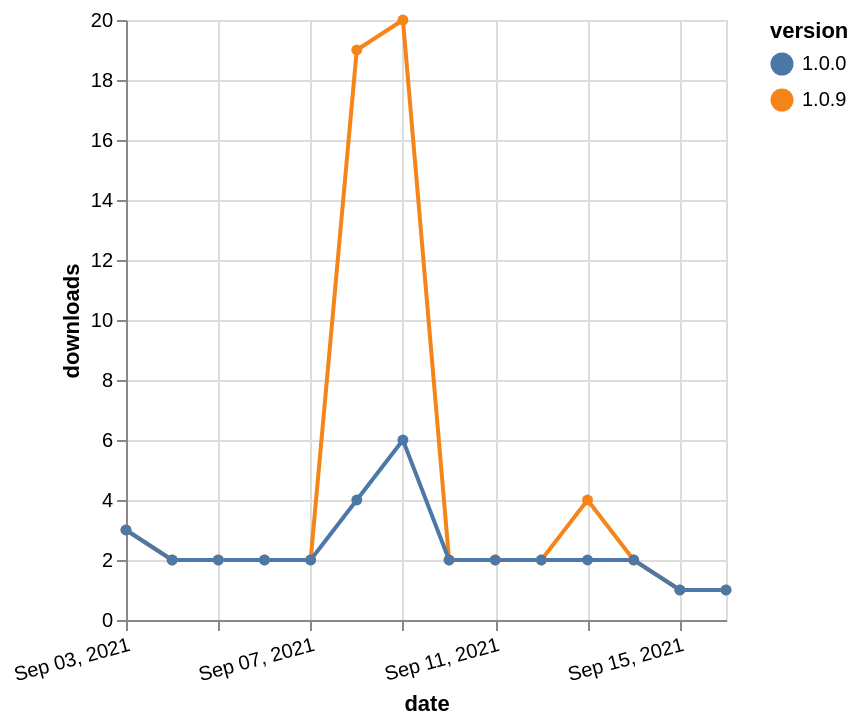

The Vega-Lite source for this figure:
### Vega-Lite specification from a JSON file in a GitHub repository (floating-point values rounded to 4 significant figures)
{"$schema": "https://vega.github.io/schema/vega-lite/v5.json", "description": "A simple bar chart with embedded data.", "data": {"values": [{"date": "2021-09-03", "total": 5022, "delta": 3, "version": "1.0.9"}, {"date": "2021-09-04", "total": 5024, "delta": 2, "version": "1.0.9"}, {"date": "2021-09-05", "total": 5026, "delta": 2, "version": "1.0.9"}, {"date": "2021-09-06", "total": 5028, "delta": 2, "version": "1.0.9"}, {"date": "2021-09-07", "total": 5030, "delta": 2, "version": "1.0.9"}, {"date": "2021-09-08", "total": 5049, "delta": 19, "version": "1.0.9"}, {"date": "2021-09-09", "total": 5069, "delta": 20, "version": "1.0.9"}, {"date": "2021-09-10", "total": 5071, "delta": 2, "version": "1.0.9"}, {"date": "2021-09-11", "total": 5073, "delta": 2, "version": "1.0.9"}, {"date": "2021-09-12", "total": 5075, "delta": 2, "version": "1.0.9"}, {"date": "2021-09-13", "total": 5079, "delta": 4, "version": "1.0.9"}, {"date": "2021-09-14", "total": 5081, "delta": 2, "version": "1.0.9"}, {"date": "2021-09-15", "total": 5082, "delta": 1, "version": "1.0.9"}, {"date": "2021-09-16", "total": 5083, "delta": 1, "version": "1.0.9"}, {"date": "2021-09-03", "total": 3657, "delta": 3, "version": "1.0.0"}, {"date": "2021-09-04", "total": 3659, "delta": 2, "version": "1.0.0"}, {"date": "2021-09-05", "total": 3661, "delta": 2, "version": "1.0.0"}, {"date": "2021-09-06", "total": 3663, "delta": 2, "version": "1.0.0"}, {"date": "2021-09-07", "total": 3665, "delta": 2, "version": "1.0.0"}, {"date": "2021-09-08", "total": 3669, "delta": 4, "version": "1.0.0"}, {"date": "2021-09-09", "total": 3675, "delta": 6, "version": "1.0.0"}, {"date": "2021-09-10", "total": 3677, "delta": 2, "version": "1.0.0"}, {"date": "2021-09-11", "total": 3679, "delta": 2, "version": "1.0.0"}, {"date": "2021-09-12", "total": 3681, "delta": 2, "version": "1.0.0"}, {"date": "2021-09-13", "total": 3683, "delta": 2, "version": "1.0.0"}, {"date": "2021-09-14", "total": 3685, "delta": 2, "version": "1.0.0"}, {"date": "2021-09-15", "total": 3686, "delta": 1, "version": "1.0.0"}, {"date": "2021-09-16", "total": 3687, "delta": 1, "version": "1.0.0"}]}, "width": "container", "mark": {"type": "line", "point": {"filled": true}}, "encoding": {"x": {"field": "date", "type": "temporal", "timeUnit": "yearmonthdate", "title": "date", "axis": {"labelAngle": -15}}, "y": {"field": "delta", "type": "quantitative", "title": "downloads"}, "color": {"field": "version", "type": "nominal"}, "tooltip": {"field": "delta"}}}
